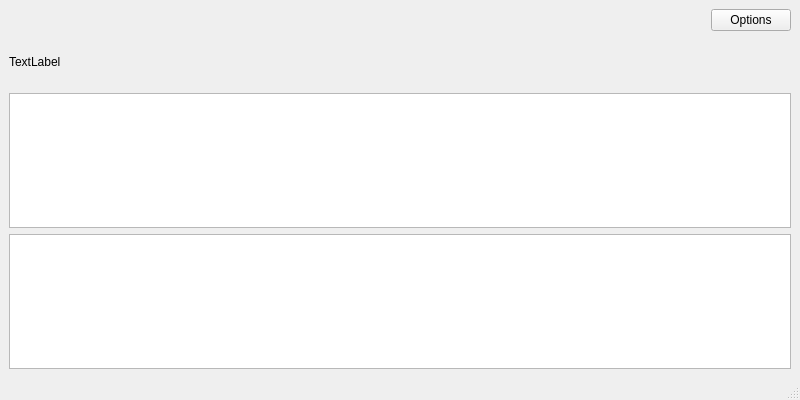
<?xml version="1.0" encoding="UTF-8"?>
<ui version="4.0">
 <class>MainWindow</class>
 <widget class="QMainWindow" name="MainWindow">
  <property name="geometry">
   <rect>
    <x>0</x>
    <y>0</y>
    <width>800</width>
    <height>400</height>
   </rect>
  </property>
  <property name="minimumSize">
   <size>
    <width>800</width>
    <height>400</height>
   </size>
  </property>
  <property name="windowTitle">
   <string>MainWindow</string>
  </property>
  <widget class="QWidget" name="centralwidget">
   <layout class="QGridLayout" name="gridLayout">
    <item row="0" column="0">
     <spacer name="horizontalSpacer">
      <property name="orientation">
       <enum>Qt::Horizontal</enum>
      </property>
      <property name="sizeHint" stdset="0">
       <size>
        <width>695</width>
        <height>20</height>
       </size>
      </property>
     </spacer>
    </item>
    <item row="0" column="1">
     <widget class="QPushButton" name="options">
      <property name="styleSheet">
       <string notr="true">transform: rotate(90);</string>
      </property>
      <property name="text">
       <string>Options</string>
      </property>
     </widget>
    </item>
    <item row="1" column="0" colspan="2">
     <widget class="QLabel" name="instructions">
      <property name="minimumSize">
       <size>
        <width>0</width>
        <height>50</height>
       </size>
      </property>
      <property name="text">
       <string>TextLabel</string>
      </property>
     </widget>
    </item>
    <item row="2" column="0" colspan="2">
     <widget class="QTextEdit" name="inputData"/>
    </item>
    <item row="3" column="0" colspan="2">
     <widget class="QTextEdit" name="outputData">
      <property name="readOnly">
       <bool>true</bool>
      </property>
     </widget>
    </item>
   </layout>
  </widget>
  <widget class="QMenuBar" name="menubar">
   <property name="geometry">
    <rect>
     <x>0</x>
     <y>0</y>
     <width>800</width>
     <height>30</height>
    </rect>
   </property>
  </widget>
  <widget class="QStatusBar" name="statusbar"/>
 </widget>
 <resources/>
 <connections/>
</ui>
